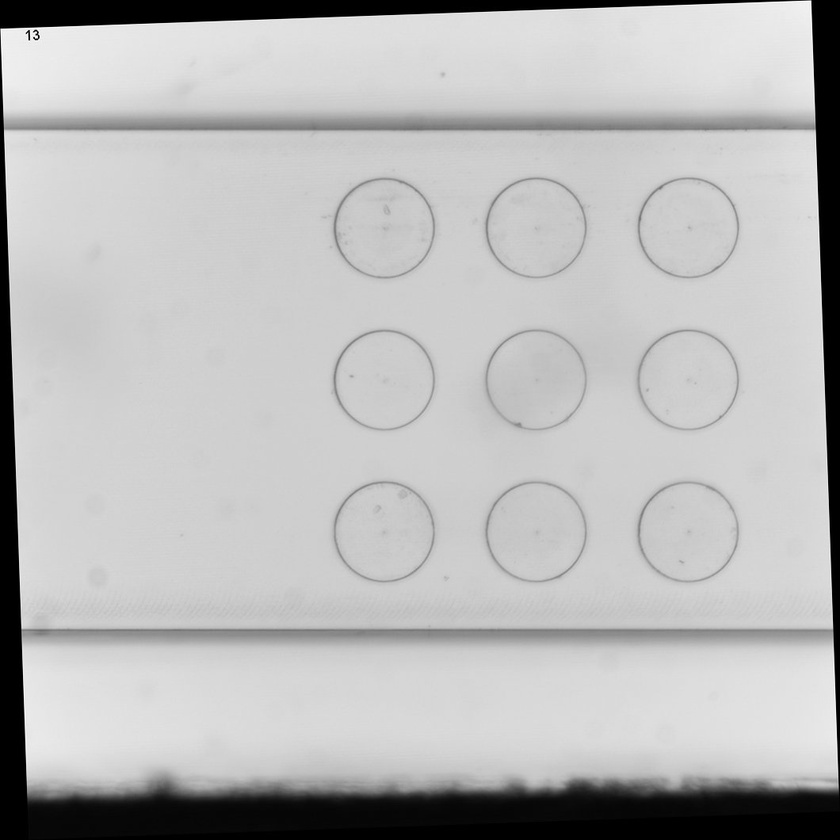
#> input picture data_experiments/01_water/01_images_preprocessed/9/NX4-S3 Camera000001.jpg, 840 x 840 px, shrunk from 1060 x 1060 before the run; its folder holds only this picture in this run
$ jupyter execute image_processing_channel_edge_detection.ipynb
#> lines starting #> are read from the running program, lines starting #| are printed output that depends on the picture
# Image Processing: Channel edge detection
This notebook contains the detection of the channel edges for experimental images (Section 2.1.2, step (ii)).

## Functions

[cell 1]
import cv2
import numpy as np
from statistics import median
import matplotlib.pyplot as plt
import os
from os.path import join
import pandas as pd

[cell 2]
def find_min_along_vertical_line(gray, pos_x, start_y, length):
    """
    Find the minimum grayscale value along a vertical line in an image.

    Args:
    gray: a 2D numpy array representing the grayscale image
    pos_x: x-coordinate of the starting point of the vertical line
    start_y: y-coordinate of the starting point of the vertical line
    length: length of the vertical line

    Returns:
    min_gray_val: minimum grayscale value found along the vertical line
    y_min_gray_val: y-coordinate of the corresponding pixel
     """

    # create an array containing the y coordinates of the vertical line
    y_line = np.array(range(start_y, start_y + length))

    # initialize the list containing the greyscale values
    gray_vals = []

    # loop over y values of the vertical line and get corresponding grayscale values
    for y in y_line:
        gray_val = gray[y, pos_x]
        gray_vals.append(gray_val)

    # Find the minimum grayscale value and corresponding y position
    min_gray_val = min(gray_vals)
    y_min_gray_val = y_line[gray_vals.index(min(gray_vals))]

    return min_gray_val, y_min_gray_val

## (ii) Channel edge detection

**User input: selection of cases and paths**

[cell 3]
# fluid
fluid = "01_water" #available: 01_water, 02_tween, 03_novec, 04_novec_sim*

# paths
path_data_experiments = "../data_experiments"
path_images = join(path_data_experiments, fluid, "01_images_preprocessed")
path_save = join(path_data_experiments, fluid, "02_channel_edges")

# create directory for saving results and plots
os.makedirs(path_save, exist_ok=True)

[cell 4]
# distance of the start of vertical lines from the upper and lower edge, respectively (px)
# use 100 for experimental cases, 10 for simulation calibration cases.
start_y_samples_from_edge = 100

# length of the vertical lines (px)
# use 200 for experimental cases, 300 for simulation calibration cases.
length_sample_line = 200

**Run the analysis**

[cell 5]
# list of first images per case
cases = [int(file) for file in os.listdir(path_images) if len(file)<3]

# initialize list for results
channel_edges = [[0]*(len(cases)), [0]*(len(cases))]

# loop over cases
for i in range(len(cases)):
    print(f"case {cases[i]}")

    # ---------------- get image

    # get last image of case to detect channel edges
    img_name = os.listdir(join(path_images, str(cases[i])))[-1]

    # load image, convert it to grayscale
    img = cv2.imread(join(path_images, str(cases[i]), img_name))
#> img is the input picture: shape (840, 840, 3); min 0, max 255, mean 184
    img_gray = cv2.cvtColor(img, cv2.COLOR_BGR2GRAY)

    # plot the image
    plt.figure(figsize=(4,4))
    plt.imshow(img_gray, cmap='gray', vmin=0, vmax=255)

    # ---------------- detect channel edges

    # set start points for sampling
    x_samples = np.arange(10,len(img_gray[0]),10)
#> x_samples = 83 values from 10 to 830
    start_ys = [start_y_samples_from_edge, len(img_gray)-start_y_samples_from_edge-length_sample_line]
#> start_ys = [100, 540]

    # loop over y start positions
    for yi in range(len(start_ys)):
        start_y = start_ys[yi]

        # initialize list for storing positions of darkest pixels along sampled lines
        list_y_min_gray = []

        # loop over x positions
        for xi in range(len(x_samples)):
            x_sample = x_samples[xi]
            (min_gray_val, y_min_gray_val) = find_min_along_vertical_line(img_gray, x_sample, start_y, length_sample_line)
            list_y_min_gray.append(y_min_gray_val)

        # get median
        y_median = np.median(list_y_min_gray)

        # save median in list
        channel_edges[yi][i] = y_median

        # ----------------plot

        # for a better overview, not all sample points are plotted
        plotevery=5

        # plot the sample lines
        for x in x_samples[::plotevery]:
            plt.plot([x,x], [start_y, start_y + length_sample_line], '--b', linewidth=1,
                     label = "sampling lines" if  yi ==0 and x==x_samples[::plotevery][0] else None)

        # plot the min grayscle values
        plt.plot(x_samples[::plotevery], list_y_min_gray[::plotevery], '+k', markersize=10, markeredgewidth=2,
                 label='sampled points' if yi ==0 else None)

        # plot the median line
        plt.plot([x_samples[0],x_samples[-1]], [y_median, y_median],'-r', linewidth=1,
                 label='median line' if yi ==0 else None)

        plt.legend(fancybox=False, framealpha=1.0, facecolor=[0.8,0.8,0.8], edgecolor='k', loc='center right', fontsize=10,
                   bbox_to_anchor=(1.0,0.32), title=f"case {cases[i]}, img {img_name[-8:-4]}")
#> this loop made 2 passes
#> (start_y, y_median, plotevery) on passes 1 to 2: (100, 128, 5), (540, 630, 5)
#> after the loop, channel_edges = [[128], [630]]

    # save plot
    #plt.savefig(join(path_save, str(cases[i])+".png"), bbox_inches='tight', dpi=600)
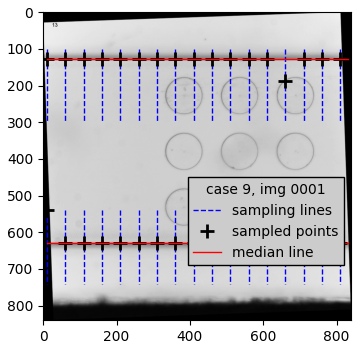
#> figure drawn by matplotlib, 1 panel

**save data**

[cell 6]
# create dataframe
df = pd.DataFrame(list(zip(channel_edges[0], channel_edges[1])),
               columns =['channel_edge_top', 'channel_edge_bottom'], index=(cases))
#> df = table of 1 rows and 2 columns

# save dataframe
df.to_csv(join(path_save, 'df_channel_edges.csv'), index_label='case')

# display dataframe
display(df)
